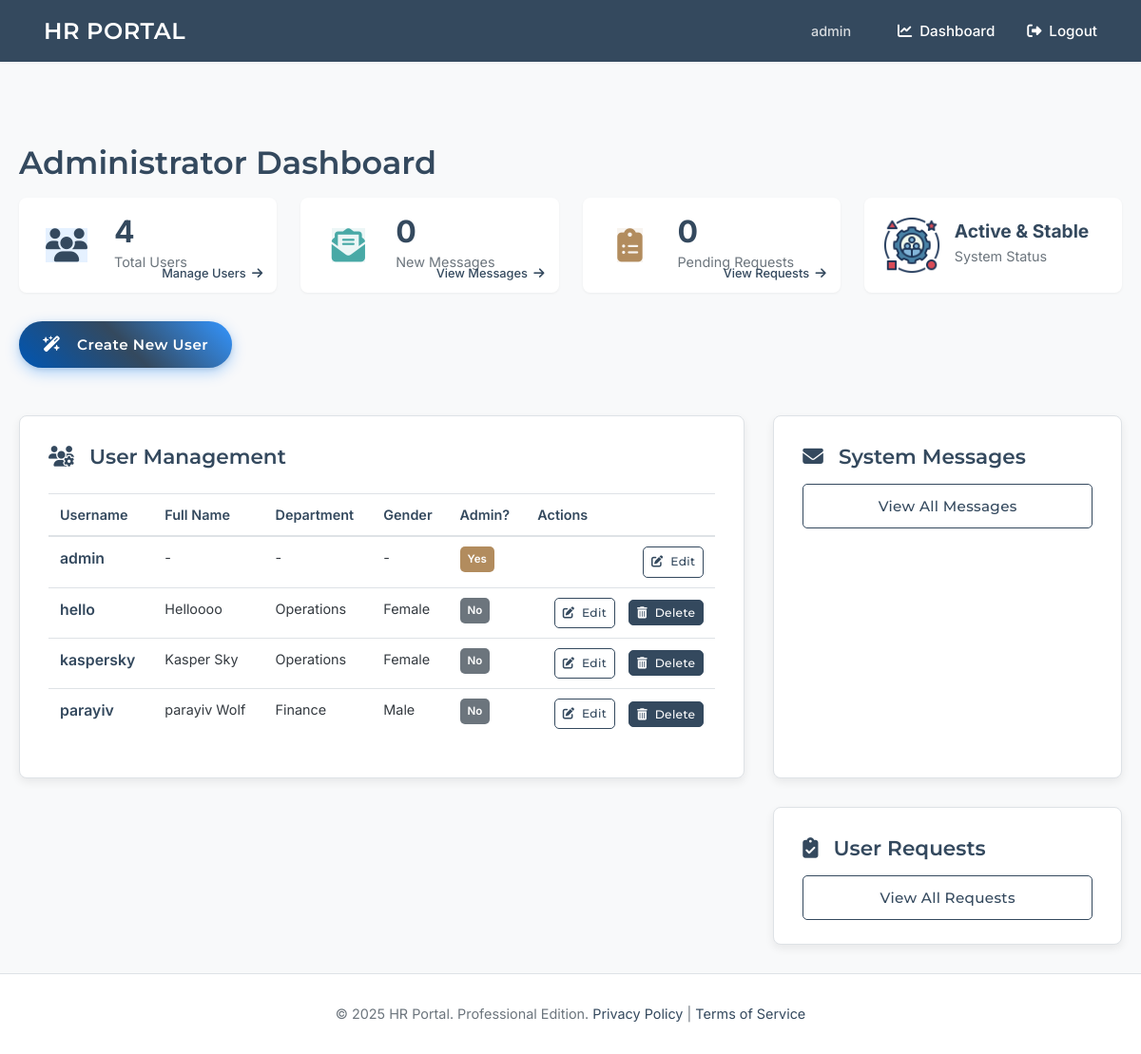
/dashboard (signed in), run on the app's committed database.
### tables this page shows
CREATE TABLE users (
    id INTEGER PRIMARY KEY AUTOINCREMENT,
    username TEXT UNIQUE NOT NULL,
    password_hash TEXT NOT NULL,
    is_admin BOOLEAN NOT NULL DEFAULT 0,
    full_name TEXT,             -- NEW
    gender TEXT,                -- NEW (e.g., 'male', 'female', 'other', 'prefer_not_to_say')
    department TEXT             -- NEW
);

### app.py (the view, shortened to what this page needs)
@app.route('/dashboard')
@login_required
def dashboard():
    current_user = getattr(g, 'user', None)
    db = get_db()
    if current_user['is_admin']:
        all_users = db.execute('SELECT id, username, is_admin, full_name, gender, department FROM users ORDER BY username').fetchall()
        unread_messages_count = db.execute('SELECT COUNT(id) FROM messages WHERE is_read = 0').fetchone()[0]
        pending_requests_count = db.execute("SELECT COUNT(id) FROM requests WHERE status = 'pending'").fetchone()[0]
        return render_template('dashboard_admin.html', all_users=all_users, unread_messages_count=unread_messages_count, pending_requests_count=pending_requests_count)

### app.py (called while the page is built)
def get_db():
    if 'db' not in g:
        try:
            os.makedirs(app.instance_path, exist_ok=True)
            os.makedirs(app.config['UPLOAD_FOLDER'], exist_ok=True)
            os.makedirs(app.config['PAYSLIP_UPLOAD_FOLDER'], exist_ok=True)
            os.makedirs(app.config['VACATION_APPROVAL_UPLOAD_FOLDER'], exist_ok=True)
        except OSError as e:
            app.logger.error(f"Error creating instance/upload paths: {e}")
        g.db = sqlite3.connect(app.config['DATABASE'], detect_types=sqlite3.PARSE_DECLTYPES)
        g.db.row_factory = sqlite3.Row
    return g.db

def login_required(view):
    @wraps(view)
    def wrapped_view(**kwargs):
        if getattr(g, 'user', None) is None:
            flash('Please log in to access this page.', 'error'); return redirect(url_for('login', next=request.url))
        return view(**kwargs)
    return wrapped_view

@app.before_request
def load_logged_in_user():
    user_id = session.get('user_id'); g.user = None
    if user_id is not None:
        g.user = get_db().execute('SELECT id, username, is_admin, full_name, gender, department FROM users WHERE id = ?', (user_id,)).fetchone()

@app.context_processor
def inject_now(): return {'now': datetime.utcnow()}

### templates/dashboard_admin.html (shortened to what this page needs)
{% extends 'base.html' %}
{% block content %}
<div class="admin-dashboard-container">
    <header class="dashboard-header">
        <h1 class="page-title">Administrator Dashboard</h1>
    </header>
    <section class="admin-stats-overview common-section" style="text-align:left; padding-top:0; padding-bottom: 30px;">
        <div class="stats-grid">
            <div class="stat-card">
                <div class="stat-icon-wrapper"><i class="fas fa-users stat-icon users"></i></div>
                <div class="stat-content">
                    <span class="stat-value">{{ all_users|length if all_users else 0 }}</span>
                    <span class="stat-label">Total Users</span>
                </div>
                 <a href="#user-management-panel-anchor" class="stat-card-link">Manage Users <i class="fas fa-arrow-right"></i></a>
            </div>
            <div class="stat-card">
                <div class="stat-icon-wrapper"><i class="fas fa-envelope-open-text stat-icon messages"></i></div>
                <div class="stat-content">
                    <span class="stat-value">{{ unread_messages_count }}</span>
                    <span class="stat-label">New Messages</span>
                </div>
                <a href="{{ url_for('admin_view_messages') }}" class="stat-card-link">View Messages <i class="fas fa-arrow-right"></i></a>
            </div>
            <div class="stat-card">
                <div class="stat-icon-wrapper"><i class="fas fa-clipboard-list stat-icon requests"></i></div>
                <div class="stat-content">
                    <span class="stat-value">{{ pending_requests_count }}</span>
                    <span class="stat-label">Pending Requests</span>
                </div>
                <a href="{{ url_for('admin_view_requests') }}" class="stat-card-link">View Requests <i class="fas fa-arrow-right"></i></a>
            </div>
            <div class="stat-card">
                <img src="static/images/activity.png" alt="System Activity" class="stat-card-image">
                <div class="stat-content">
                    <span class="stat-value" style="font-size: 1.2em;">Active & Stable</span>
                    <span class="stat-label">System Status</span>
                </div>
            </div>
        </div>
    </section>
    <div class="admin-primary-action-bar">
        <a href="{{ url_for('admin_create_user') }}" class="btn btn-primary btn-lg main-action-btn creative-user-btn">
            <i class="fas fa-wand-magic-sparkles"></i> Create New User
        </a>
    </div>
    <div class="admin-dashboard-grid">
        <section class="dashboard-panel user-management-panel">
            <div class="panel-header">
                <h2 class="panel-title"><i class="fas fa-users-cog"></i> User Management</h2>
            </div>
            <div class="user-list-container">
                {% if all_users %}
                <div class="table-responsive-wrapper">
                    <table class="professional-table admin-user-table">
                        <thead>
                            <tr>
                                <th>Username</th>
                                <th>Full Name</th>
                                <th>Department</th>
                                <th>Gender</th>
                                <th>Admin?</th>
                                <th>Actions</th>
                            </tr>
                        </thead>
                        <tbody>
                            {% for user_item in all_users %}
                            <tr>
                                <td>
                                    <a href="{{ url_for('admin_view_user_profile', user_id=user_item.id) }}" class="username-link" title="View {{ user_item.username }}'s Profile">
                                        <strong>{{ user_item.username }}</strong>
                                    </a>
                                </td>
                                <td>{{ user_item.full_name if user_item.full_name else '-' }}</td>
                                <td>{{ user_item.department if user_item.department else '-' }}</td>
                                <td>{{ user_item.gender if user_item.gender else '-' }}</td>
                                <td>
                                    <span class="status-badge {{ 'status-admin' if user_item.is_admin else 'status-user' }}">
                                        {{ "Yes" if user_item.is_admin else "No" }}
                                    </span>
                                </td>
                                <td class="actions-cell">
                                    <a href="{{ url_for('admin_update_user', user_id=user_item.id) }}" class="btn btn-sm btn-outline-primary action-btn" title="Edit User">
                                        <i class="fas fa-edit"></i> Edit
                                    </a>
                                    {% if g.user.id != user_item.id %}
                                    <form action="{{ url_for('admin_delete_user', user_id=user_item.id) }}" method="post" class="delete-form"
                                          onsubmit="return confirm('Are you sure you want to delete {{ user_item.username }}? This action cannot be undone.');">
                                        <button type="submit" class="btn btn-sm btn-danger action-btn" title="Delete User">
                                            <i class="fas fa-trash-alt"></i> Delete
                                        </button>
                                    </form>
                                    {% endif %}
                                </td>
                            </tr>
                            {% endfor %}
                        </tbody>
                    </table>
                </div>
                {% else %}
                <p class="panel-empty-state"><i class="fas fa-users fa-2x"></i> No users found in the system.</p>
                {% endif %}
            </div>
        </section>
        <section class="dashboard-panel system-messages-panel">
            <h2 class="panel-title"><i class="fas fa-envelope"></i> System Messages</h2>
            <a href="{{ url_for('admin_view_messages') }}" class="btn btn-outline-primary btn-block">
                View All Messages
            </a>
        </section>
        <section class="dashboard-panel user-requests-panel">
            <h2 class="panel-title"><i class="fas fa-clipboard-check"></i> User Requests</h2>
            <a href="{{ url_for('admin_view_requests') }}" class="btn btn-outline-primary btn-block">
                View All Requests
            </a>
        </section>
    </div>
</div>
{% endblock %}

### templates/base.html (shortened to what this page needs)
<!doctype html>
<html lang="en">
<head>
    <link rel="stylesheet" href="https://cdnjs.cloudflare.com/ajax/libs/font-awesome/6.4.0/css/all.min.css">
    <link rel="stylesheet" href="https://cdn.jsdelivr.net/npm/flatpickr/dist/flatpickr.min.css">
</head>
<body>
    <nav class="navbar">
        <a href="{{ url_for('index') }}" class="site-title">HR PORTAL</a>
        <div class="right">
            {% if g.user %}
                <span>{{ g.user.username }}</span>
                <a href="{{ url_for('dashboard') }}"><i class="fas fa-chart-line fa-fw"></i> Dashboard</a>
                <a href="{{ url_for('logout') }}"><i class="fas fa-sign-out-alt fa-fw"></i> Logout</a>
            {% else %}
                <a href="{{ url_for('login') }}"><i class="fas fa-sign-in-alt fa-fw"></i> Login</a>
                <a href="{{ url_for('register') }}"><i class="fas fa-user-plus fa-fw"></i> Register</a>
            {% endif %}
        </div>
    </nav>
    <main class="container">
        {% block content %}{% endblock %}
    </main>
    <footer>
        © {{ now.year if now else '2024' }} HR Portal. Professional Edition.
        <a href="#">Privacy Policy</a> | <a href="#">Terms of Service</a>
    </footer>
</body>
</html>

### templates/base.html (style rules this page uses)
:root { --primary-color: #34495e; --secondary-color: #b28c5e; --accent-color: #48a9a6; --background-color: #f8f9fa; --card-bg: #ffffff; --text-color-dark: #343a40; --text-color-headings: var(--primary-color); --text-color-light: #6c757d; --border-color: #dee2e6; --border-radius-md: 8px; --border-radius-sm: 5px; --shadow-sm: 0 1px 3px rgba(0, 0, 0, 0.05); --shadow-md: 0 4px 10px rgba(0, 0, 0, 0.07); --font-family-headings: 'Montserrat', sans-serif; --font-family-body: 'Inter', sans-serif; }
*, *::before, *::after { box-sizing: border-box; }
body { font-family: var(--font-family-body); font-weight: 400; margin: 0; background-color: var(--background-color); color: var(--text-color-dark); line-height: 1.65; display: flex; flex-direction: column; min-height: 100vh; }
.navbar { background-color: var(--primary-color); padding: 0 30px; box-shadow: var(--shadow-sm); display: flex; justify-content: space-between; align-items: center; height: 65px; position: sticky; top: 0; z-index: 1000; }
.navbar a, .navbar span { color: #ffffff; padding: 10px 16px; text-decoration: none; font-size: 0.95em; font-weight: 500; transition: background-color 0.2s; display: inline-flex; align-items: center; }
.navbar .site-title { font-family: var(--font-family-headings); font-weight: 600; font-size: 1.5em; letter-spacing: 0.5px; }
.navbar .right { display: flex; align-items: center; }
.navbar .right span { margin-right: 15px; font-size: 0.9em; opacity: 0.8; }
.navbar .right a i { margin-right: 6px; }
.container { width: 100%; margin: 30px auto; padding: 0 20px; flex-grow: 1; }
.page-title { font-family: var(--font-family-headings); font-weight: 600; font-size: 2.1em; color: var(--text-color-headings); margin-bottom: 10px; }
.btn { display: inline-block; background-color: var(--primary-color); color: white; padding: 10px 22px; border: 1px solid var(--primary-color); border-radius: var(--border-radius-sm); text-decoration: none; font-size: 0.95em; font-weight: 500; font-family: var(--font-family-headings); letter-spacing: 0.3px; cursor: pointer; text-align: center; vertical-align: middle; transition: background-color 0.2s, border-color 0.2s, color 0.2s, transform 0.1s; }
.btn-outline-primary { background-color: transparent; color: var(--primary-color); border: 1px solid var(--primary-color); }
footer { text-align: center; padding: 30px 20px; background-color: var(--card-bg); color: var(--text-color-light); margin-top: auto; font-size: 0.9em; border-top: 1px solid var(--border-color); }
footer a { color: var(--primary-color); text-decoration: none; }

### data on the page
users: user.username "admin", username "admin", full_name "-", department "-", gender "-", is_admin "Yes"
users: username "hello", full_name "Helloooo", department "Operations", gender "Female", is_admin "No"
users: username "kaspersky", full_name "Kasper Sky", department "Operations", gender "Female", is_admin "No"
users: username "parayiv", full_name "parayiv Wolf", department "Finance", gender "Male", is_admin "No"

### other printed values
{{ all_users|length if all_users else 0 }} "4"
{{ unread_messages_count }} "0"
{{ pending_requests_count }} "0"
